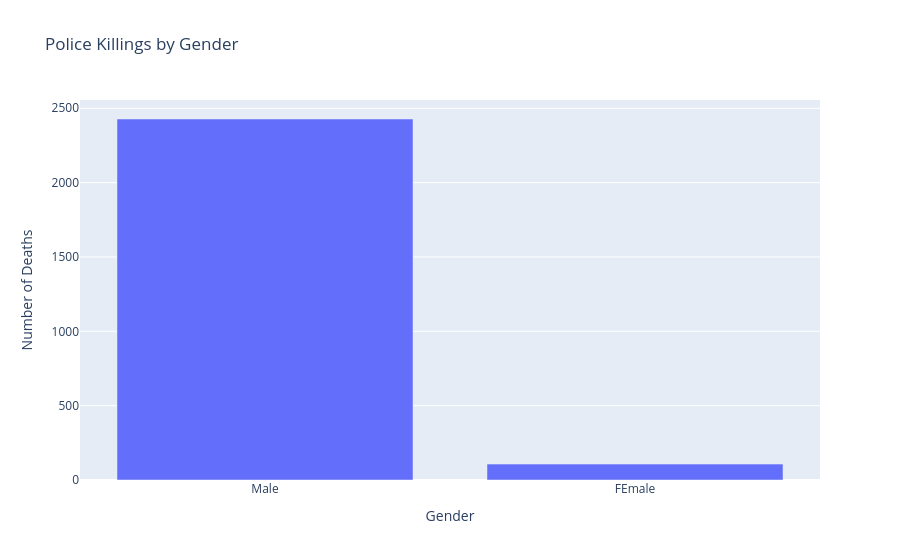

The cell this chart's notebook holds for it:
### Markdown cell above
# Create a Chart Comparing the Total Number of Deaths of Men and Women

Use `df_fatalities` to illustrate how many more men are killed compared to women.

### Code cell
gender_counts=df_fatalities['gender'].value_counts()

gender_counts.index=gender_counts.index.map({
    'M':'Male',
    'F':'FEmale'
})
fig=px.bar(
    x=gender_counts.index,
    y=gender_counts.values,
    title='Police Killings by Gender',
    labels={
        'x': 'Gender',
        'y': 'Number of Deaths'
    }    
)
fig.show()

### Figure 1 — Plotly figure (JSON) as saved in the notebook; plotly's stock layout.template omitted (floating-point values rounded to 4 significant figures)
{"data": [{"hovertemplate": "Gender=%{x}<br>Number of Deaths=%{y}<extra></extra>", "legendgroup": "", "marker": {"color": "#636efa", "pattern": {"shape": ""}}, "name": "", "orientation": "v", "showlegend": false, "textposition": "auto", "type": "bar", "x": ["Male", "FEmale"], "xaxis": "x", "y": [2428, 107], "yaxis": "y"}], "layout": {"autosize": true, "barmode": "relative", "legend": {"tracegroupgap": 0}, "title": {"text": "Police Killings by Gender"}, "xaxis": {"anchor": "y", "autorange": true, "domain": [0, 1], "range": [-0.5, 1.5], "title": {"text": "Gender"}, "type": "category"}, "yaxis": {"anchor": "x", "autorange": true, "domain": [0, 1], "range": [0, 2556.0], "title": {"text": "Number of Deaths"}, "type": "linear"}}}
